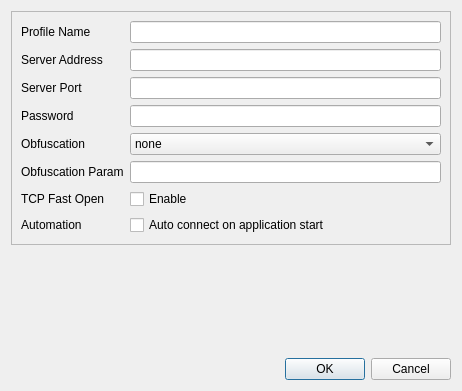
<?xml version="1.0" encoding="UTF-8"?>
<ui version="4.0">
 <class>SnellEditDialog</class>
 <widget class="QDialog" name="SnellEditDialog">
  <property name="geometry">
   <rect>
    <x>0</x>
    <y>0</y>
    <width>462</width>
    <height>391</height>
   </rect>
  </property>
  <property name="windowTitle">
   <string>Profile Editor</string>
  </property>
  <layout class="QVBoxLayout" name="verticalLayout">
   <item>
    <widget class="QFrame" name="editFrame">
     <property name="frameShape">
      <enum>QFrame::StyledPanel</enum>
     </property>
     <property name="frameShadow">
      <enum>QFrame::Raised</enum>
     </property>
     <layout class="QFormLayout" name="formLayout">
      <property name="sizeConstraint">
       <enum>QLayout::SetMaximumSize</enum>
      </property>
      <property name="fieldGrowthPolicy">
       <enum>QFormLayout::ExpandingFieldsGrow</enum>
      </property>
      <property name="rowWrapPolicy">
       <enum>QFormLayout::WrapLongRows</enum>
      </property>
      <property name="labelAlignment">
       <set>Qt::AlignLeading|Qt::AlignLeft|Qt::AlignVCenter</set>
      </property>
      <item row="1" column="0">
       <widget class="QLabel" name="nameLabel">
        <property name="text">
         <string>Profile Name</string>
        </property>
       </widget>
      </item>
      <item row="1" column="1">
       <widget class="QLineEdit" name="nameEdit"/>
      </item>
      <item row="2" column="0">
       <widget class="QLabel" name="serverAddrLabel">
        <property name="text">
         <string>Server Address</string>
        </property>
       </widget>
      </item>
      <item row="2" column="1">
       <widget class="QLineEdit" name="serverAddrEdit"/>
      </item>
      <item row="3" column="0">
       <widget class="QLabel" name="serverPortLabel">
        <property name="text">
         <string>Server Port</string>
        </property>
       </widget>
      </item>
      <item row="3" column="1">
       <widget class="QLineEdit" name="serverPortEdit">
        <property name="inputMethodHints">
         <set>Qt::ImhDigitsOnly|Qt::ImhPreferNumbers</set>
        </property>
       </widget>
      </item>
      <item row="4" column="0">
       <widget class="QLabel" name="pwdLabel">
        <property name="text">
         <string>Password</string>
        </property>
       </widget>
      </item>
      <item row="4" column="1">
       <widget class="QLineEdit" name="pwdEdit">
        <property name="inputMethodHints">
         <set>Qt::ImhNoAutoUppercase|Qt::ImhNoPredictiveText|Qt::ImhSensitiveData</set>
        </property>
        <property name="echoMode">
         <enum>QLineEdit::PasswordEchoOnEdit</enum>
        </property>
       </widget>
      </item>
      <item row="5" column="0">
       <widget class="QLabel" name="label_8">
        <property name="text">
         <string>Obfuscation</string>
        </property>
       </widget>
      </item>
      <item row="5" column="1">
       <widget class="QComboBox" name="obfsComboBox">
        <property name="sizePolicy">
         <sizepolicy hsizetype="Expanding" vsizetype="Fixed">
          <horstretch>0</horstretch>
          <verstretch>0</verstretch>
         </sizepolicy>
        </property>
        <item>
         <property name="text">
          <string>none</string>
         </property>
        </item>
        <item>
         <property name="text">
          <string>http</string>
         </property>
        </item>
        <item>
         <property name="text">
          <string>tls</string>
         </property>
        </item>
       </widget>
      </item>
      <item row="6" column="0">
       <widget class="QLabel" name="label">
        <property name="text">
         <string>Obfuscation Param</string>
        </property>
       </widget>
      </item>
      <item row="6" column="1">
       <widget class="QLineEdit" name="obfsParamEdit"/>
      </item>
      <item row="7" column="0">
       <widget class="QLabel" name="tcpFastOpenLabel">
        <property name="text">
         <string>TCP Fast Open</string>
        </property>
       </widget>
      </item>
      <item row="7" column="1">
       <widget class="QCheckBox" name="tcpFastOpenCheckBox">
        <property name="text">
         <string>Enable</string>
        </property>
       </widget>
      </item>
      <item row="8" column="0">
       <widget class="QLabel" name="autoStartLabel">
        <property name="text">
         <string>Automation</string>
        </property>
       </widget>
      </item>
      <item row="8" column="1">
       <widget class="QCheckBox" name="autoStartCheckBox">
        <property name="sizePolicy">
         <sizepolicy hsizetype="Expanding" vsizetype="Fixed">
          <horstretch>0</horstretch>
          <verstretch>0</verstretch>
         </sizepolicy>
        </property>
        <property name="text">
         <string>Auto connect on application start</string>
        </property>
       </widget>
      </item>
     </layout>
    </widget>
   </item>
   <item>
    <spacer name="verticalSpacer">
     <property name="orientation">
      <enum>Qt::Vertical</enum>
     </property>
     <property name="sizeHint" stdset="0">
      <size>
       <width>20</width>
       <height>0</height>
      </size>
     </property>
    </spacer>
   </item>
   <item>
    <widget class="QDialogButtonBox" name="buttonBox">
     <property name="orientation">
      <enum>Qt::Horizontal</enum>
     </property>
     <property name="standardButtons">
      <set>QDialogButtonBox::Cancel|QDialogButtonBox::Ok</set>
     </property>
    </widget>
   </item>
  </layout>
 </widget>
 <tabstops>
  <tabstop>nameEdit</tabstop>
  <tabstop>serverAddrEdit</tabstop>
  <tabstop>serverPortEdit</tabstop>
  <tabstop>pwdEdit</tabstop>
  <tabstop>autoStartCheckBox</tabstop>
 </tabstops>
 <resources/>
 <connections>
  <connection>
   <sender>buttonBox</sender>
   <signal>rejected()</signal>
   <receiver>SnellEditDialog</receiver>
   <slot>reject()</slot>
   <hints>
    <hint type="sourcelabel">
     <x>230</x>
     <y>473</y>
    </hint>
    <hint type="destinationlabel">
     <x>230</x>
     <y>246</y>
    </hint>
   </hints>
  </connection>
 </connections>
</ui>
